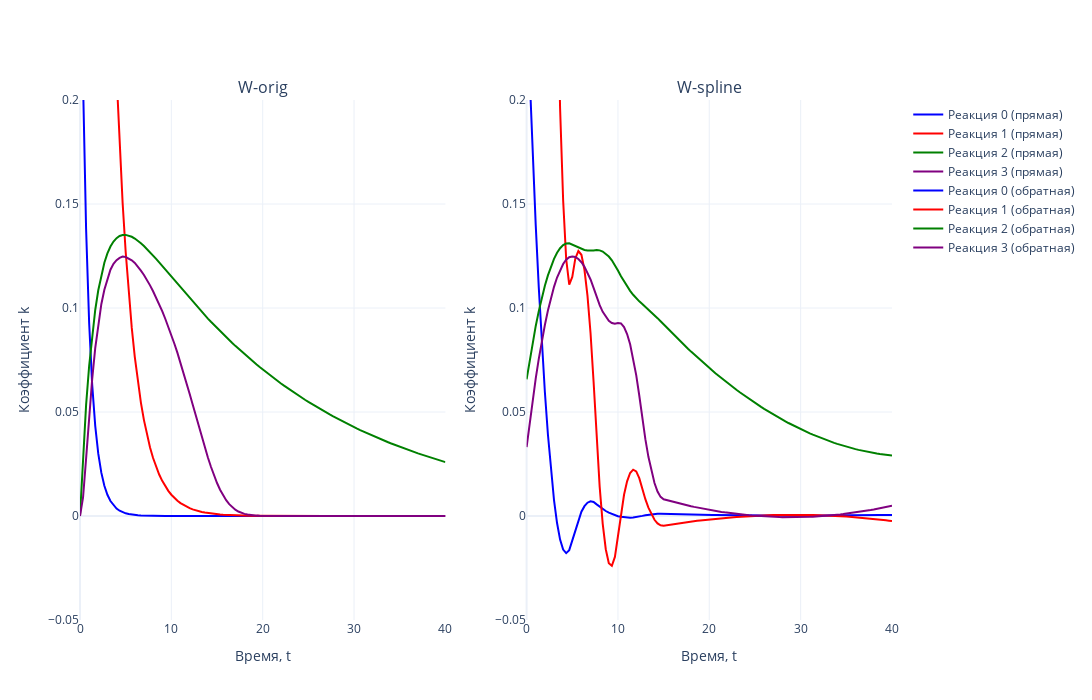

The cell this chart's notebook holds for it:
### Markdown cell above
# W - скорости реакций

### Code cell
colors = ['blue', 'red', 'green', 'purple']

# Создаем два подграфика (2 столбца, 1 строка)
fig = make_subplots(rows=1, cols=2, subplot_titles=['W-orig', 'W-spline'])

# Первый график (прямая задача)
for i in range(N_REACTION):  
    fig.add_trace(go.Scatter(
        x=tsteps, 
        y=W_TRUE[i, :], 
        mode='lines', 
        name=f'Реакция {i} (прямая)',
        line=dict(color=colors[i % len(colors)])  # Применяем цвета циклично
    ), row=1, col=1)

# Второй график (обратная задача)
for i in range(N_REACTION):  
    fig.add_trace(go.Scatter(
        x=tsteps, 
        y=W_spline[i, :], 
        mode='lines', 
        name=f'Реакция {i} (обратная)',
        line=dict(color=colors[i % len(colors)])  # Применяем цвета циклично
    ), row=1, col=2)

# Настройки общего макета
fig.update_layout(
    template='plotly_white',
    width=1400,  # Общая ширина холста
    height=700,  # Высота холста
    showlegend=True
)

# Ограничение оси Y
fig.update_yaxes(range=[-0.05, 0.2], title_text='Коэффициент k', row=1, col=1)
fig.update_yaxes(range=[-0.05, 0.2], title_text='Коэффициент k', row=1, col=2)

# Подписи оси X
fig.update_xaxes(title_text='Время, t', row=1, col=1)
fig.update_xaxes(title_text='Время, t', row=1, col=2)

# Отображение графика
fig.show()
